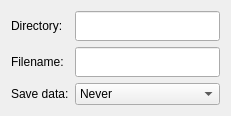
          <widget class="QWidget" name="Save">
           <attribute name="title">
            <string>Save</string>
           </attribute>
           <layout class="QGridLayout" name="gridLayout_8">
            <item row="0" column="0">
             <widget class="QLabel" name="DirectoryL">
              <property name="text">
               <string>Directory:</string>
              </property>
             </widget>
            </item>
            <item row="1" column="3">
             <widget class="QLineEdit" name="Filename">
              <property name="minimumSize">
               <size>
                <width>0</width>
                <height>30</height>
               </size>
              </property>
              <property name="maximumSize">
               <size>
                <width>16777215</width>
                <height>30</height>
               </size>
              </property>
              <property name="text">
               <string/>
              </property>
             </widget>
            </item>
            <item row="1" column="0">
             <widget class="QLabel" name="FilenameL">
              <property name="text">
               <string>Filename:</string>
              </property>
             </widget>
            </item>
            <item row="0" column="3">
             <widget class="QLineEdit" name="Directory">
              <property name="minimumSize">
               <size>
                <width>0</width>
                <height>30</height>
               </size>
              </property>
              <property name="maximumSize">
               <size>
                <width>16777215</width>
                <height>30</height>
               </size>
              </property>
             </widget>
            </item>
            <item row="2" column="3">
             <widget class="QComboBox" name="Autosave">
              <property name="maximumSize">
               <size>
                <width>16777215</width>
                <height>30</height>
               </size>
              </property>
              <item>
               <property name="text">
                <string>Never</string>
               </property>
              </item>
              <item>
               <property name="text">
                <string>Every scope</string>
               </property>
              </item>
              <item>
               <property name="text">
                <string>Every scope average</string>
               </property>
              </item>
             </widget>
            </item>
            <item row="2" column="0">
             <widget class="QLabel" name="AutosaveL">
              <property name="text">
               <string>Save data:</string>
              </property>
             </widget>
            </item>
           </layout>
          </widget>
